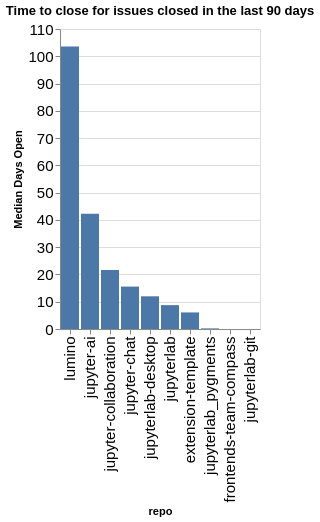

Write notebook code for a chart like this one.
### Code cell
time_open = closed.groupby(['org', 'repo']).agg({'time_open': 'median'}).reset_index()
time_open['time_open'] = time_open['time_open'] / (60 * 60 * 24)
time_open['org/repo'] = time_open.apply(lambda a: a['org'] + '/' + a['repo'], axis=1)
sorted_vals = time_open.sort_values(['org', 'time_open'], ascending=False)['repo'].values
alt.Chart(data=time_open, title=f"Time to close for issues closed in the last {n_days} days").mark_bar().encode(
    x=alt.X('repo', sort=alt.Sort(sorted_vals.tolist())),
    y=alt.Y('time_open', title="Median Days Open"),
)

### Figure 1 — Vega-Lite specification as saved in the notebook (floating-point values rounded to 4 significant figures)
{"config": {"axisLeft": {"labelFontSize": 15}, "axisBottom": {"labelFontSize": 15}}, "data": {"name": "data-ac81462031b9afb764a79e9ff59de5d5"}, "mark": {"type": "bar"}, "encoding": {"x": {"field": "repo", "sort": ["lumino", "jupyter-ai", "jupyter-collaboration", "jupyter-chat", "jupyterlab-desktop", "jupyterlab", "extension-template", "jupyterlab_pygments", "frontends-team-compass", "jupyterlab-git"], "type": "nominal"}, "y": {"field": "time_open", "title": "Median Days Open", "type": "quantitative"}}, "title": "Time to close for issues closed in the last 90 days", "$schema": "https://vega.github.io/schema/vega-lite/v5.20.1.json", "datasets": {"data-ac81462031b9afb764a79e9ff59de5d5": [{"org": "jupyterlab", "repo": "extension-template", "time_open": 6.079, "org/repo": "jupyterlab/extension-template"}, {"org": "jupyterlab", "repo": "frontends-team-compass", "time_open": 0.005683, "org/repo": "jupyterlab/frontends-team-compass"}, {"org": "jupyterlab", "repo": "jupyter-ai", "time_open": 42.26, "org/repo": "jupyterlab/jupyter-ai"}, {"org": "jupyterlab", "repo": "jupyter-chat", "time_open": 15.55, "org/repo": "jupyterlab/jupyter-chat"}, {"org": "jupyterlab", "repo": "jupyter-collaboration", "time_open": 21.6, "org/repo": "jupyterlab/jupyter-collaboration"}, {"org": "jupyterlab", "repo": "jupyterlab", "time_open": 8.753, "org/repo": "jupyterlab/jupyterlab"}, {"org": "jupyterlab", "repo": "jupyterlab-desktop", "time_open": 11.99, "org/repo": "jupyterlab/jupyterlab-desktop"}, {"org": "jupyterlab", "repo": "jupyterlab-git", "time_open": 0.0005671, "org/repo": "jupyterlab/jupyterlab-git"}, {"org": "jupyterlab", "repo": "jupyterlab_pygments", "time_open": 0.2235, "org/repo": "jupyterlab/jupyterlab_pygments"}, {"org": "jupyterlab", "repo": "lumino", "time_open": 103.6, "org/repo": "jupyterlab/lumino"}]}}
